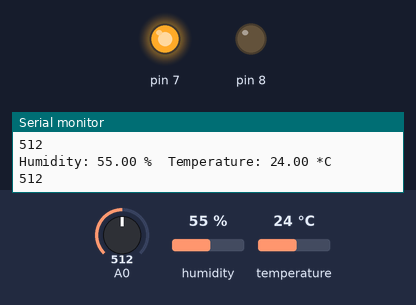
Recording of a sketch running on a simulated Arduino Uno, built with avr-gcc and run on an emulated ATmega328P. Shown: output pins drawn as LEDs (lit = HIGH), the last lines printed to the serial monitor. Inputs (shaded band) come from the test bench; at power-on: A0 = 512, humidity 55 %, temperature 24 °C.

Above: at 3.4 s.
3.5 s: A0 set to 214
6.2 s: A0 set to 191
At 7.5 s:
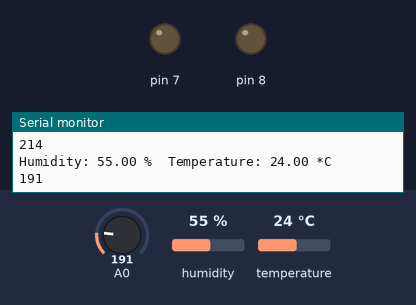
8.5 s: A0 set to 210
At 9.9 s:
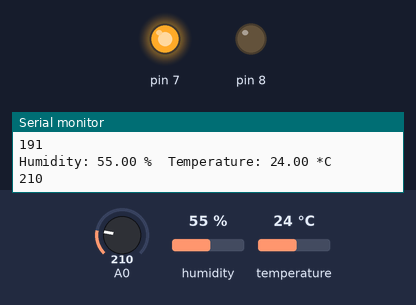
Timing chart, 0 to 11.5 s (numbered marks = the images above; inputs shaded):
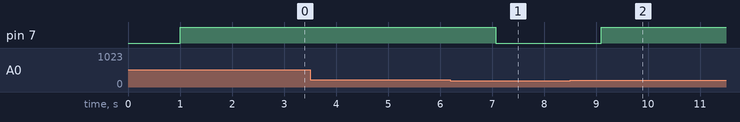

The sketch:

sketch_aug04a.ino
```cpp
#include <BH1750.h>
#include <DHT.h>
#include <Wire.h>

#define dhtPin A1      //讀取DHT11 Data
#define dhtType DHT11 //選用DHT11
#define SLAVE_ADDRESS 0x27

int number = 0;
int state = 0;

DHT dht(dhtPin, dhtType); // Initialize DHT sensor
BH1750 lightMeter(0x03);

void setup() {
  pinMode(7,OUTPUT); //繼電器的接腳
  pinMode(8, OUTPUT); //溫度計的接腳
  Serial.begin(9600); // 初始化 I2C
  Wire.begin(SLAVE_ADDRESS);
  Wire.onReceive(receiveData); //I2C訊號接收時，啟用函式
  Wire.onRequest(sendData);  //主機要求讀取時，啟用函式

  lightMeter.begin();
  Serial.println(F("BH1750 Test begin"));//光照度的模組


  Serial.println("DHTxx test!");
  dht.begin();//啟動DHT
}


void loop() {


  delay(1000);  //延遲時間，可自行調整
  int sensorValue = analogRead(A0); //土壤濕度感測器的接腳，讀取數值
  Serial.println(sensorValue);
  if(sensorValue > 200){   //判斷是不是太乾燥了。600只是參考值，可依不同環境及土壤，設定不同的數值。
    digitalWrite(7,HIGH);   //如果太乾燥，就啟動抽水泵給水
  }else{
   digitalWrite(7,LOW);    //如果濕度夠了就停止給水

  }


  delay(1000);
  float h = dht.readHumidity();   //取得濕度
  float t = dht.readTemperature();  //取得溫度C


  //顯示在監控視窗裡
  Serial.print("Humidity: ");
  Serial.print(h);
  Serial.print(" %\t");
  Serial.print("Temperature: ");
  Serial.print(t);
  Serial.println(" *C ");

}

void receiveData(int byteCount){
while(Wire.available()) {  //當I2C的buffer中有資料時進入迴圈
  number = Wire.read();   //指定nubmer 等於讀取的訊息
  Serial.print("data received: ");
  Serial.println(number);

  if (number == 1){
    if (state == 0){
      digitalWrite(13, HIGH); // 致使 LED on
      state = 1;
    }else{
      digitalWrite(13, LOW); // 致使 LED off
      state = 0;
    }
  }
  }
}

// callback for sending data
void sendData(){
Wire.write(number);
}
```

Measured:
- the behaviour switches between 201 and 200 on A0 (found by bisection; images 0 and 1)
- after the input at 6.2 s, pin 7: HIGH → LOW after 0.87 s
- after the input at 8.5 s, pin 7: LOW → HIGH after 0.60 s
